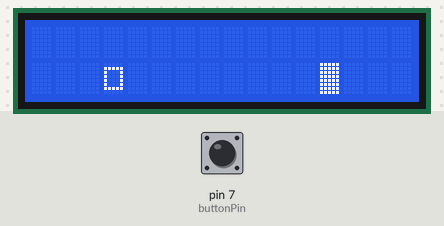
Simulated run of this sketch. Board: Arduino Uno, built with avr-gcc and run on an emulated ATmega328P. Parts: 16×2 character LCD. The test bench sets the inputs (shaded band); at power-on: pin 7 (buttonPin) LOW.

Above: at 6.8 s.
6.9 s: pin 7 (buttonPin) pulled HIGH for 3.2 s
At 10.31 s:
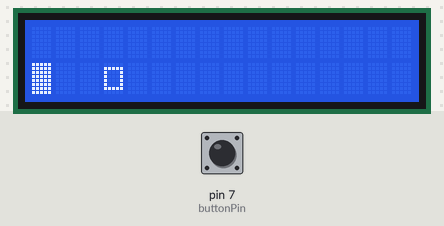
11.6 s: pin 7 (buttonPin) pulled HIGH for 0.5 s
At 11.82 s:
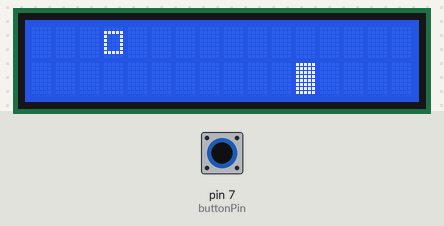
At 14.7 s:
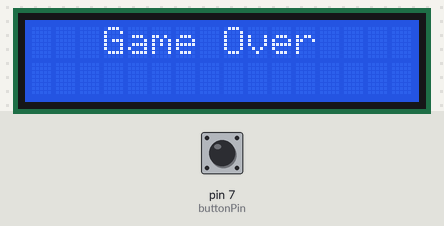
Timing chart, 0 to 16.2 s (numbered marks = the images above; inputs shaded):
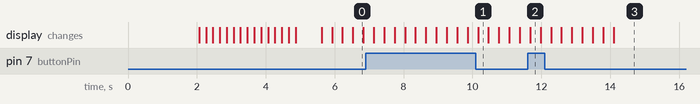

The sketch:

Sidescroller_game_setup.ino
```cpp
// include the library code:
#include <LiquidCrystal.h>

// initialize the library by associating any needed LCD interface pin
// with the arduino pin number it is connected to

const int rs = 12, en = 11, d4 = 5, d5 = 4, d6 = 3, d7 = 2;

LiquidCrystal lcd(rs, en, d4, d5, d6, d7);

//button stuff:
const int buttonPin = 7;
bool isJumping = false;

int block_column = 15;


void setup() {

  // set up the LCD's number of columns and rows:

  lcd.begin(16, 2);

  //i think makeit so that the button is an input into arduino:
  pinMode(buttonPin, INPUT);

  //print start message:
  lcd.print("Game Start Soon");

  //wait a couple seconds
  delay(2000);

  //set the cursor on the far right side
  lcd.setCursor(16, 0);

  // start scrolling the message away
  lcd.autoscroll();

  //this for loop is to add a space one at a time to get the message to scroll away
  for(int i = 0; i<=14; i++){
    lcd.print(" ");
    delay(200);
  }

  //clearing the spaces and letters from the display
  lcd.clear();

  //waiting a second before the void loop/actual game starts
  delay(550);

  //stopping the autoscroll because it isn't actually pertinent to the game
  lcd.noAutoscroll();

}


 int num_of_blocks_jumped = 0;
 int delay_time = 300;

//now starting the actual game
void loop() {

  //clearing the screen every loop but theres no delay from this to the next writing of the character so you don't actually see the screen getting cleared visually
  lcd.clear();


  //reading the button being pressed:
  if (digitalRead(buttonPin) == HIGH) {
    isJumping = true;
    // Handle jump logic
  } else {
    isJumping = false;
  }

  //if statement for whether the button is being pushed
  //if it is pushed, then the character goes up for a second
  if(isJumping == true){

    //if the button is pushed
    //sets the cursor to write on the top row
    lcd.setCursor(3,0);

    //writes the character
    lcd.write(219);

    //leaves it on the top row for a sec (not actual a sec just a moment)
    //delay(300);
  }
  //otherwise (the button is not pressed) the cursor is just written on the bottom
   else{

    //set cursor to write on bottom
    lcd.setCursor(3,1);

    //write the character
    lcd.write(219);
  }


  // Draw block
  lcd.setCursor(block_column, 1); // always on bottom row
  lcd.write(byte(255)); // block character

// Check collision
  if (block_column == 3 && isJumping == false) {
    lcd.clear();
    lcd.setCursor(3, 0);
    lcd.print("Game Over");
    delay(2000);
    block_column = 15; // reset game
  } else {
    block_column--;
    if (block_column < 0) {
      block_column = 15;
      num_of_blocks_jumped++;
    }
  }


  //adding a delay between the void loops otherwise it will malfunction
 delay(delay_time);


} 
```
